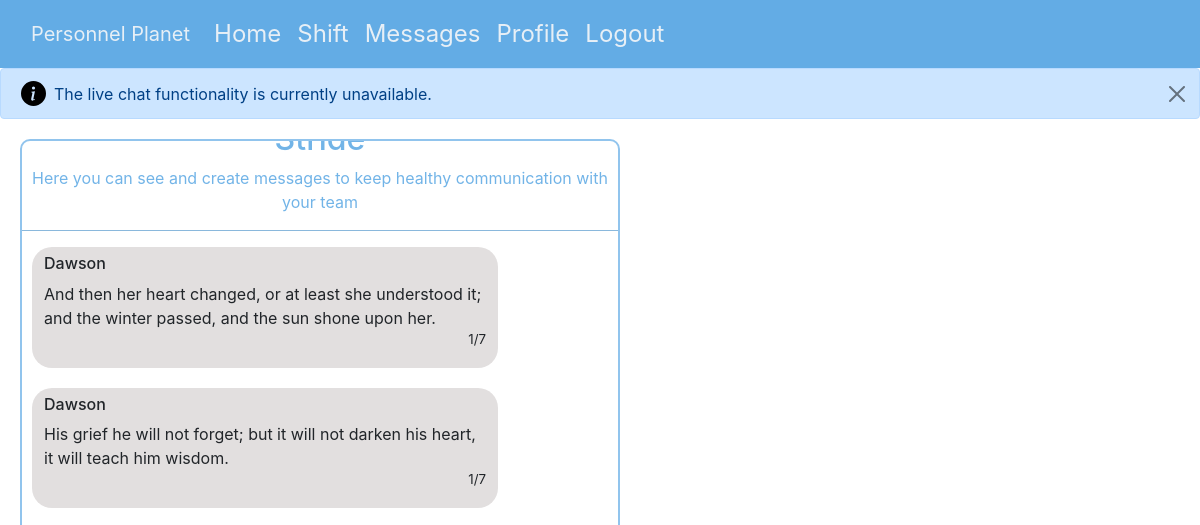
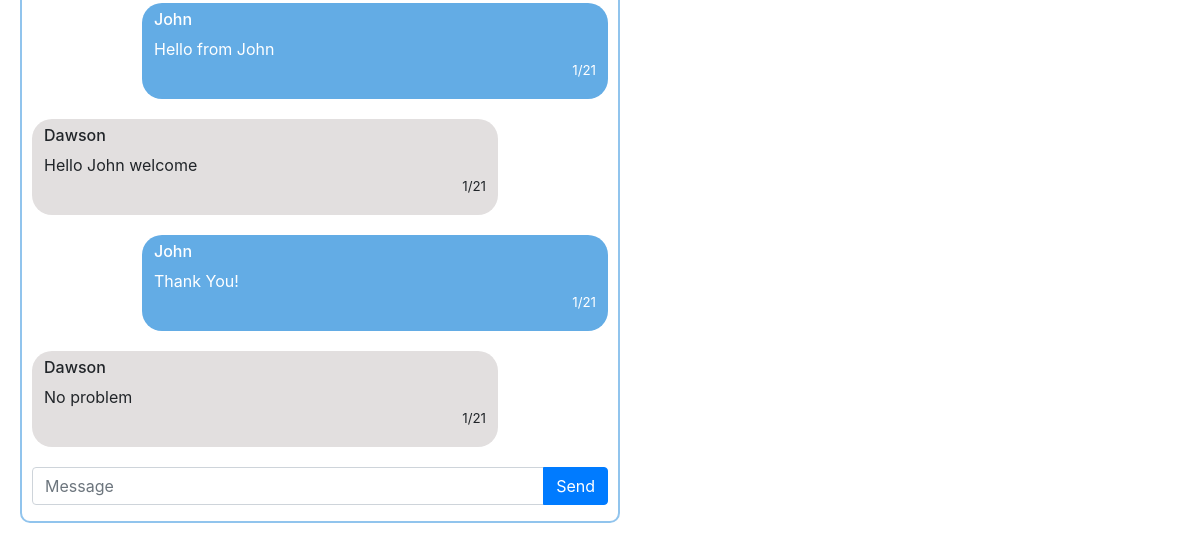
The page /messages (signed in) on the database as committed earlier (2 pictures, top to bottom).
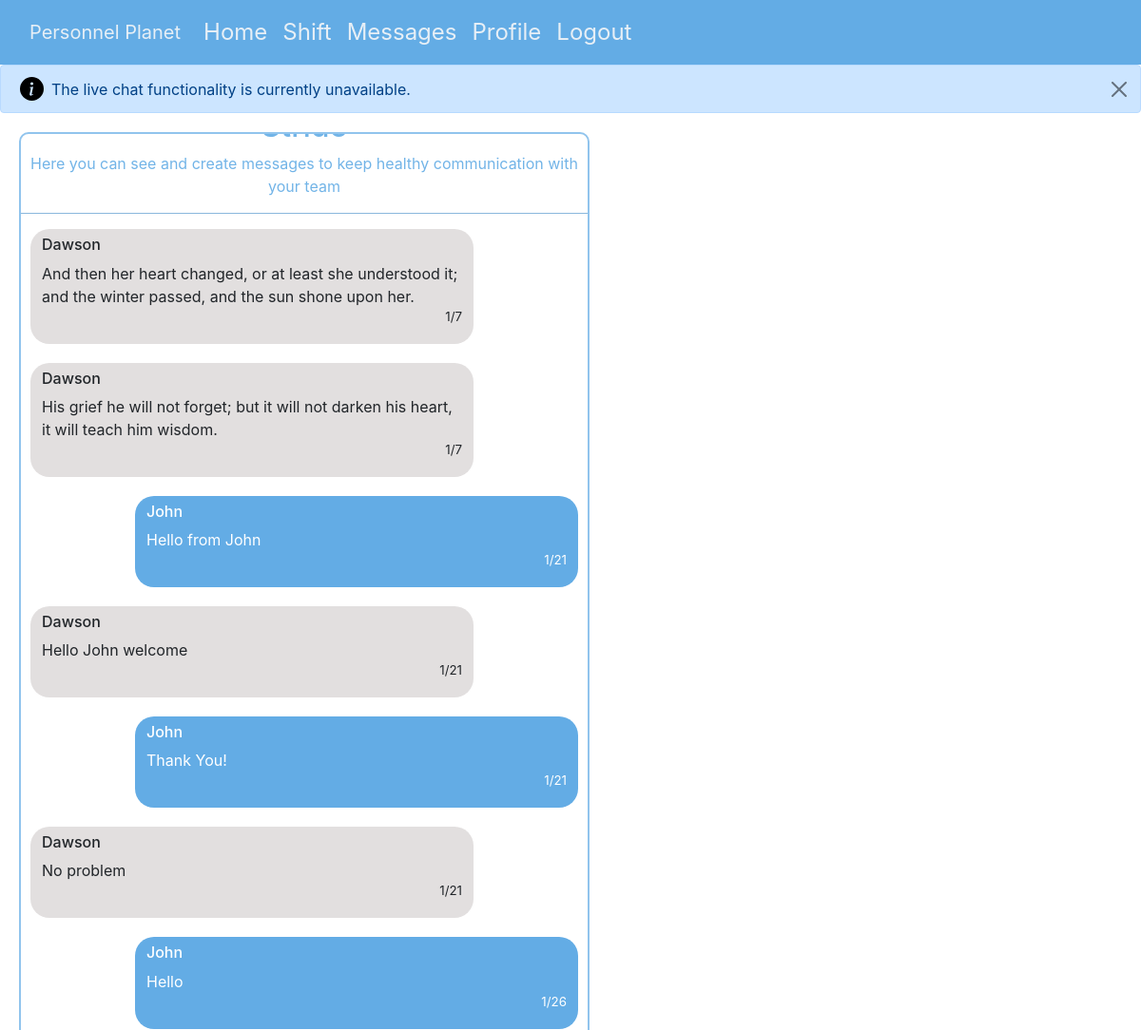
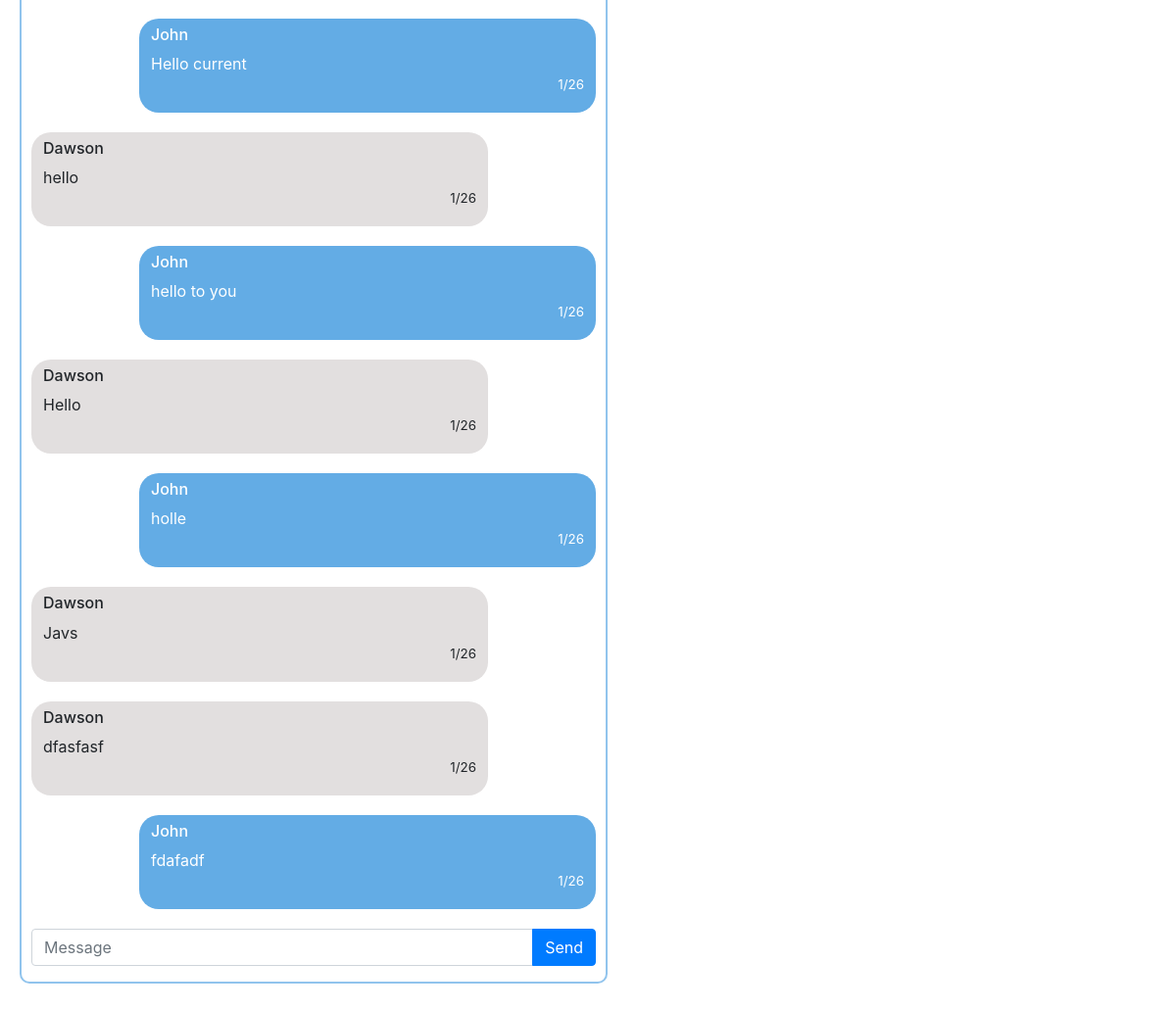
The same page on the database as committed later (2 pictures, top to bottom).
### personnelPlanet/models.py (models this page shows, shortened)
class User(AbstractUser):
    workId = models.CharField(max_length=10, default='000000')
    phoneNumber = PhoneNumberField(default='(555) 555 5555')
    payRate = models.FloatField(default=7.45)
    isEmployer = models.BooleanField(default=False)
    hoursWorked = models.FloatField(default=0)
    company = models.CharField(max_length=25, null=True)
    totalHours = models.IntegerField(null=True, default=0)

class Messages(models.Model):
    fromUser = models.CharField(max_length=25, blank=False, null=False)
    fromUserId = models.IntegerField(default=0)
    company = models.CharField(max_length=25, blank=False, null=False)
    content = models.CharField(max_length=350, blank=False, null=False)
    timestamp = models.DateTimeField(auto_now_add=True)

### personnelPlanet/views.py (the view, shortened to what this page needs)
# urls.py: path('messages', views.messages, name='messages'),
@csrf_exempt
@login_required(login_url='/login')
def messages(request):
    context = {}
    if request.method == 'GET':
        try:
            messages = Messages.objects.filter(
                company=request.user.company).all().values()
            context['messages'] = messages
        except Messages.DoesNotExist:
            context['messages'] = 'No company messages'
        return render(request, 'messages.html', {
            'context': context
        })

### personnelPlanet/templates/messages.html (shortened to what this page needs)
{% extends 'layout.html' %}
{% block body %}
<div id='msg-page-body '>
    <div class="alert alert-primary d-flex align-items-center" role="alert">
        <div>
          The live chat functionality is currently unavailable.
        </div>
        <button id='close-tab-alert' type="button" class="btn-close" data-bs-dismiss="alert" aria-label="Close"></button>
      </div>
    <div id='all-messages-container'>
        <h2 class='msg-head'>{{ user.company }}</h2>
        <p class='msg-head'>Here you can see and create messages to keep healthy communication with your team</p>
    <hr class='msg-split'>
    {% for message in context.messages %}
    {% if message.fromUserId == user.id %}
        <section class='single-message-container fromUser'>
            <h6 class='single-message-username'>{{ message.fromUser }}</h6>
            <p class='single-message-body'>{{ message.content }}</p>
            <p class='single-message-timestamp'>{{ message.timestamp.month }}/{{ message.timestamp.day }} </p>
        </section>
        {% else %}
        <section class='single-message-container'>
            <h6 class='single-message-username'>{{ message.fromUser }}</h6>
            <p class='single-message-body'>{{ message.content }}</p>
            <p class='single-message-timestamp'>{{ message.timestamp.month }}/{{ message.timestamp.day }} </p>
        </section>
        {% endif %}
    {% endfor %}
            <div id='msg-input' class="input-group mb-3">
                <input type="text" id='msg-body' class="form-control" placeholder="Message" aria-label="message-input" aria-describedby="button-addon2">
                <button class="btn btn-primary" type="button" id="button-addon2">Send</button>
            </div>
    </div>
</div>
{% endblock %}

### personnelPlanet/templates/layout.html (shortened to what this page needs)
{% load static %}
<!DOCTYPE html>
<html lang="en">
  <head>
    <link rel="stylesheet" href="https://cdn.jsdelivr.net/npm/bootstrap-icons@1.10.3/font/bootstrap-icons.css">
    <link rel="stylesheet" href="{% static 'style.css' %}">
    <link href="https://cdn.jsdelivr.net/npm/bootstrap@5.2.3/dist/css/bootstrap.min.css" rel="stylesheet">
    <link rel="stylesheet" href="https://cdn.jsdelivr.net/npm/bootstrap@4.0.0/dist/css/bootstrap.min.css">
  </head>
  <body>
    <nav class="navbar navbar-expand-lg">
      <div class="container-fluid">
        <a class="navbar-brand" href="{% url 'home' %}">Personnel Planet</a>
        <div class="collapse navbar-collapse" id="navbarNav">
          <ul class="navbar-nav">
            {% if user.is_authenticated %}
            <li class="nav-item">
              <a class="nav-link active" aria-current="page" href="{% url 'home' %}">Home</a>
            </li>
            {% if user.isEmployer %}
            <li class="nav-item">
              <a class="nav-link" href="{% url 'shifts' %}">Employees</a>
            </li>
            {% else %}
            <li class="nav-item">
              <a class="nav-link" href="{% url 'shifts' %}">Shift</a>
            </li>
            {% endif %}
            <li class="nav-item">
              <a class="nav-link" href="{% url 'messages' %}">Messages</a>
            </li>
            <li class="nav-item">
              <a class="nav-link" href="{% url 'profile' %}">Profile</a>
            </li>
            <li class="nav-item">
              <a class="nav-link" href="{% url 'logout' %}">Logout</a>
            </li>
            {% endif %}
          </ul>
        </div>
      </div>
    </nav>
    {% block body %}
    {% endblock %}
</body>
</html>

### personnelPlanet/static/style.css (style rules this page uses)
:root { --my-lightblue: #63ACE5; --ebony-clay: #22313f; --mobile-form-width: 75vw; }
html { font-family: 'Space Grotesk', sans-serif !important; height: 100vh; width: 100vw; }
body { height: 100vh; width: 100vw; overflow-x: hidden; }
nav { position: sticky !important; top: 0; z-index: 99; }
.navbar { background-color: #63ACE5; }
.navbar-brand { color: #e7eff6 !important; }
.nav-link { color: #e7eff6 !important; font-size: 1.5rem !important; transition: color 50ms ease-in-out 25ms; }
#close-tab-alert { position: absolute; right: 10px; }
#all-messages-container { height: 85vh; width: 50vw; margin: 20px; border: 2px solid rgba(99, 172, 229, .7); border-radius: 10px; overflow-y: scroll; position: relative; scroll-behavior: smooth; scrollbar-width: thin; scrollbar-color: lightgrey white; }
.msg-split { background-color: #63ACE5; opacity: .7; }
.single-message-container { width: auto; font-size: 1rem; background-color: rgb(226, 223, 223); margin-left: 10px; margin-bottom: 20px; margin-right: 10vw; padding-left: 10px; padding-right: 10px; padding-top: 5px; border: 2px solid transparent; border-radius: 20px; }
.fromUser { margin-left: 10vw !important; margin-right: 10px !important; color: white; background-color: #63ACE5; }
.single-message-body { margin-bottom: 0; }
.single-message-timestamp { display: flex; justify-content: flex-end; font-size: smaller; }
.msg-head { color: #63ACE5; opacity: .9; text-align: center; }
#msg-input { width: auto; margin-left: 10px; margin-right: 10px; margin-bottom: 10px; text-align: center; position: sticky; position: -webkit-sticky; top: 100vh; }

Rows that differ between the two databases and show on the page:
added Messages: fromUser "John", content "Hello", timestamp.month "1", timestamp.day "26"
added Messages: fromUser "John", content "Hello current", timestamp.month "1", timestamp.day "26"
added Messages: fromUser "Dawson", content "hello", timestamp.month "1", timestamp.day "26"
added Messages: fromUser "John", content "hello to you", timestamp.month "1", timestamp.day "26"
added Messages: fromUser "Dawson", content "Hello", timestamp.month "1", timestamp.day "26"
added Messages: fromUser "John", content "holle", timestamp.month "1", timestamp.day "26"
added Messages: fromUser "Dawson", content "Javs", timestamp.month "1", timestamp.day "26"
added Messages: fromUser "Dawson", content "dfasfasf", timestamp.month "1", timestamp.day "26"
added Messages: fromUser "John", content "fdafadf", timestamp.month "1", timestamp.day "26"
